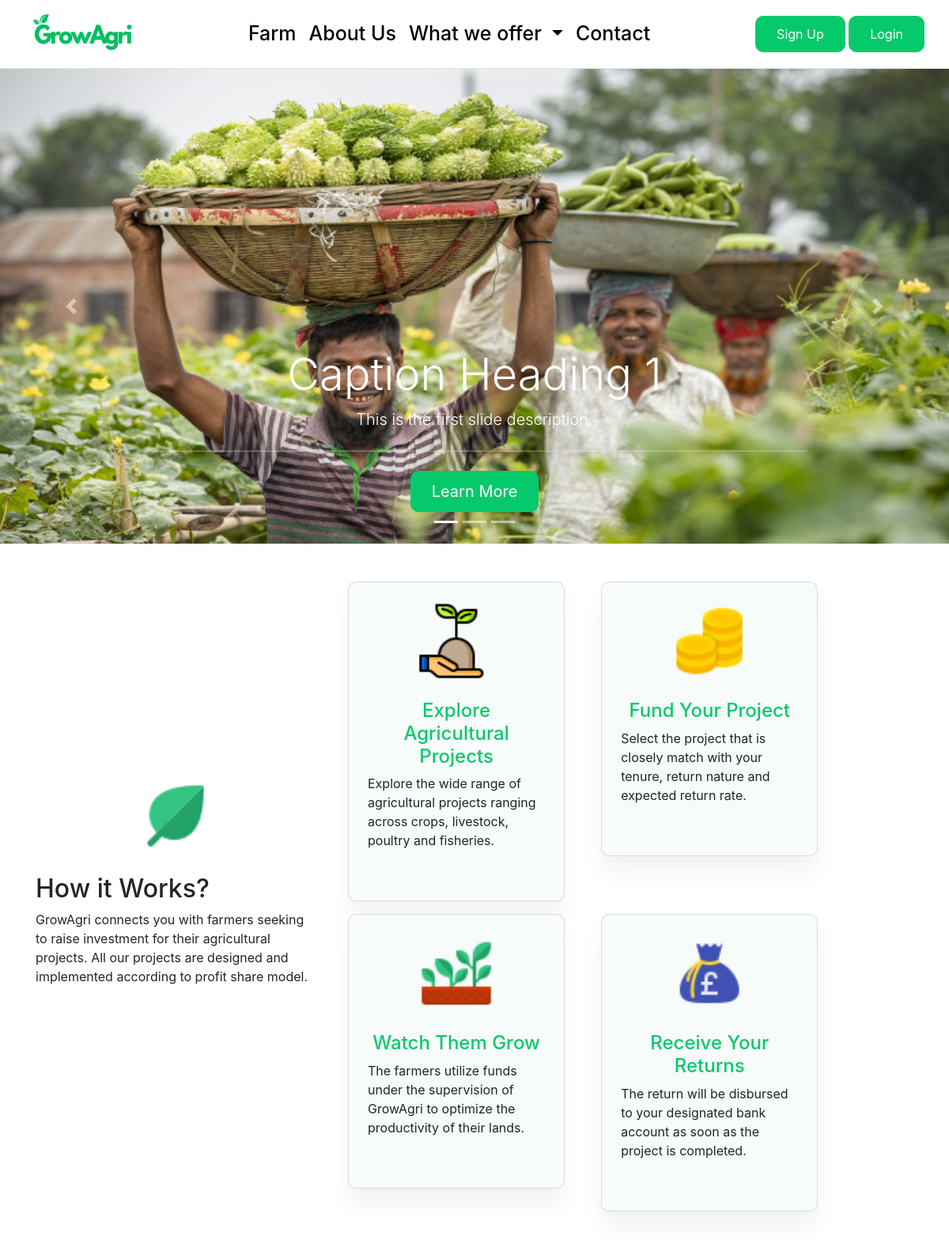
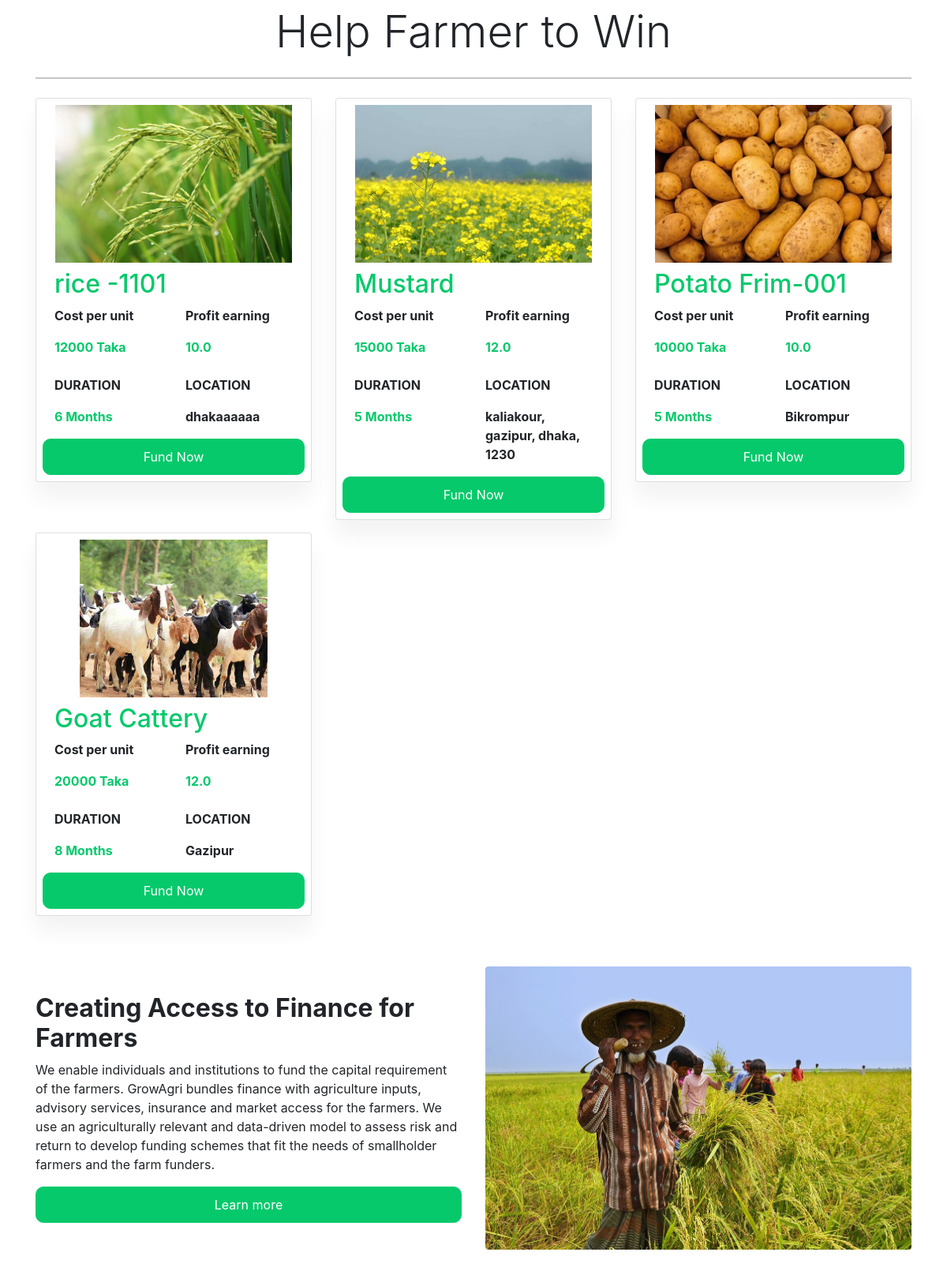
The page / (upper part) on the database its author committed (2 pictures, top to bottom).
### farm/models.py (models this page shows, shortened)
class Farm(models.Model):
    farm_name = models.CharField(max_length=200, unique=True)
    slug = models.SlugField(max_length=200, unique=True, blank=True)
    description = models.TextField(max_length=500, blank=True)
    price = models.IntegerField()
    images = models.ImageField(upload_to='photos/farm')
    stock = models.IntegerField()
    is_available = models.BooleanField(default=True)
    category = models.ForeignKey(CropType, on_delete=models.CASCADE)
    created_date = models.DateTimeField(auto_now_add=True)
    modified_date = models.DateTimeField(auto_now=True)
    campaign_status = models.CharField(max_length=20, choices=[('draft', 'Draft'), ('active', 'Active'), ('completed', 'Completed')], default='draft')
    location = models.CharField(max_length=200, default='')  # Location of the farm
    duration = models.IntegerField(default=None, null=True, blank=True)
    custom_percentage = models.FloatField(validators=[MinValueValidator(0)], null=True, blank=True)
    def get_url(self):
        crop_type_slug = self.category.slug
        return reverse('farm_detail', args=[crop_type_slug, self.slug])

### projects/views.py (the view)
# urls.py: 2. Add a URL to urlpatterns:  path('', views.home, name='home')
def home(request):
    farms = Farm.objects.all().filter(is_available=True)
    context ={
        'farms': farms,
    }
    return render(request, 'home.html', context)

### carts/context_processors.py (called while the page is built)
def counter(request):
    cart_count = 0
    if 'admin' in request.path:
        return {}
    else:
        try:
            cart = Cart.objects.filter(cart_id=_cart_id(request))
            if request.user.is_authenticated:
                cart_items = CartItem.objects.all().filter(user=request.user)
            else:
                cart_items = CartItem.objects.filter(cart=cart[:1])
            for cart_item in cart_items:
                cart_count += cart_item.quantity
        except Cart.DoesNotExist:
            cart_count = 0
    return {'cart_count': cart_count}

### carts/views.py (called while the page is built)
def _cart_id(request):
    cart = request.session.session_key
    if not cart:
        cart = request.session.create()
    return cart

### projects/context_processors.py (called while the page is built)
def menu_links(request):
    links = CropType.objects.all()
    return dict(links=links)

### templates/home.html (shortened to what this page needs)
{% extends "base.html" %}
{% load static %}
{% block content %}
<link rel="stylesheet" href="{% static 'css/style.css' %}">
    <div id="carouselExampleIndicators" class="carousel slide" data-ride="carousel">
        <ol class="carousel-indicators">
          <li data-target="#carouselExampleIndicators" data-slide-to="0" class="active"></li>
          <li data-target="#carouselExampleIndicators" data-slide-to="1"></li>
          <li data-target="#carouselExampleIndicators" data-slide-to="2"></li>
        </ol>
        <div class="carousel-inner ">
          <div class="carousel-item active">
            <img class="d-block w-100 img-fluid"  alt="Responsive image" src="{% static 'images/supply_chain.jpeg' %}" alt="First slide">
            <div class="carousel-caption d-md-block text-center">
              <h5 class= "display-4" > Caption Heading 1</h5>
              <p class="lead">This is the first slide description.</p>
              <hr class="my-4">
              <a href="#" class="btn btn-primary btn-lg  custom_button">Learn More</a>
            </div>
          </div>
        </div>
        <a class="carousel-control-prev" href="#carouselExampleIndicators" role="button" data-slide="prev">
          <span class="carousel-control-prev-icon" aria-hidden="true"></span>
        </a>
        <a class="carousel-control-next" href="#carouselExampleIndicators" role="button" data-slide="next">
          <span class="carousel-control-next-icon" aria-hidden="true"></span>
        </a>
      </div>
    <div class="container my-5">
        <div class="row">
            <div class="col-md-4 col-sm-12 d-flex flex-column align-items-center justify-content-center">
                <div>
                    <img src="{% static 'images/leaf.png' %}" class="leaf_image" alt="">
                </div>
                <div class="my-4">
                    <h2>How it Works?</h2>
                    <p class="">GrowAgri connects you with farmers seeking to raise investment for their agricultural projects. All our projects are designed and implemented according to profit share model. </p>
                </div>
            </div>
            <div class="col-md-8 col-sm-12">
                <div class="container">
                    <div class="row gap-3">
                        <div class="col-md-5 col-sm-12">
                            <div class="card p-4 gray_bg">
                                <div class="d-flex justify-content-center">
                                    <img src="{% static 'images/grow.png' %}" class="leaf_image" alt="">
                                </div>
                                <div class="my-4">
                                    <h4 class="text_color text-center">Explore Agricultural Projects</h4>
                                    <p class="">Explore the wide range of agricultural projects
                                        ranging across crops, livestock, poultry and
                                         fisheries.</p>
                                </div>
                            </div>
                        </div>
                        <div class="col-md-5 col-sm-12">
                            <div class="card p-4 gray_bg">
                                <div class="d-flex justify-content-center">
                                    <img src="{% static 'images/fund.png' %}" class="leaf_image" alt="">
                                </div>
                                <div class="my-4">
                                    <h4 class="text_color text-center">Fund Your Project
                                    </h4>
                                    <p class="">Select the project that is closely match with your
                                        tenure, return nature and expected return rate.</p>
                                </div>
                            </div>
                        </div>
                        <div class="col-md-5 col-sm-12">
                            <div class="card p-4 gray_bg">
                                <div class="d-flex justify-content-center">
                                    <img src="{% static 'images/plant_growing.png' %}" class="leaf_image" alt="">
                                </div>
                                <div class="my-4">
                                    <h4 class="text_color text-center">Watch Them Grow
                                    </h4>
                                    <p class="">The farmers utilize funds under the supervision
                                        of GrowAgri to optimize the productivity of
                                       their lands.</p>
                                </div>
                            </div>
                        </div>
                        <div class="col-md-5 col-sm-12">
                            <div class="card p-4 gray_bg">
                                <div class="d-flex justify-content-center">
                                    <img src="{% static 'images/return_fund.png' %}" class="leaf_image" alt="">
                                </div>
                                <div class="my-4">
                                    <h4 class="text_color text-center">Receive Your Returns</h4>
                                    <p class="">The return will be disbursed to your designated
                                        bank account as soon as the project is completed.</p>
                                </div>
                            </div>
                        </div>
                    </div>
                </div>
            </div>
        </div>
    </div>
    <div class="helping_farmer_container my-5">
        <div class="container">
            <div class="col text-center">
                <h3 class=" display-4">Help Farmer to Win</h3>
            </div>
            <hr class="my-4">
            <div class="row">
                {% for farm in farms %}
                <div class="col-md-4 col-sm-12 mb-3">
                    <div class="card p-2">
                        <div class="d-flex justify-content-center">
                            <a href="{{ farm.get_url }}">
                                <img src="{{ farm.images.url }}" height="200" alt="">
                            </a>
                        </div>
                        <div class="container my-2">
                            <h2 class="text_color">{{ farm.farm_name }}</h2>
                            <div class="row">
                                <div class="col-md-6 col-sm-12">
                                    <p class="fw-bold">Cost per unit</p>
                                    <p class="fw-bold text_color">{{ farm.price }} Taka</p>
                                </div>
                                <div class="col-md-6 col-sm-12">
                                    <p class="fw-bold">Profit earning</p>
                                    <p class="fw-bold text_color">{{ farm.custom_percentage }} </p>
                                </div>
                            </div>
                        </div>
                        <div class="container">
                            <div class="row">
                                <div class="col-md-6 col-sm-12">
                                    <p class="fw-bold">DURATION</p>
                                    <p class="fw-bold text_color"> {{ farm.duration }} Months</p>
                                </div>
                                <div class="col-md-6 col-sm-12">
                                    <p class="fw-bold">LOCATION</p>
                                    <p class="fw-bold">{{ farm.location }}</p>
                                </div>
                            </div>
                        </div>
                        <a href="{% url 'farm_detail' crop_slug=farm.category.slug farm_slug=farm.slug %}" class="btn btn-primary custom_button">Fund Now</a>
                    </div>
                </div>
                {% endfor %}
            </div>
        </div>
    </div>
    <div class="container my-5">
        <div class="row align-items-center">
            <div class="col-md-6 col-sm-12">
                <div class="d-flex flex-column h-100 justify-content-center">
                    <h2 class="fw-bold">Creating Access to Finance for Farmers</h2>
                    <p>We enable individuals and institutions to fund the capital requirement of the farmers. GrowAgri bundles finance with agriculture inputs, advisory services, insurance and market access for the farmers. We use an agriculturally relevant and data-driven model to assess risk and return to develop funding schemes that fit the needs of smallholder farmers and the farm funders.
                    </p>
                    <button class="custom_button">Learn more</button>
                </div>
            </div>
            <div class="col-md-6 col-sm-12">
                <img src="{% static 'images/bg.jpeg' %}" class="rounded" style="width: 100%;" alt="">
            </div>
        </div>
    </div>
 {% endblock content %}

### static/css/style.css (style rules this page uses)
.leaf_image { width: 100px; height: 100px; }
.custom_button { background-color: #06C96B; border: none; padding: 10px 26px; border-radius: 10px; color: white; border: 1px solid #06C96B; transition: 0.3s; }
.text_color { color: #06C96B; }
.gray_bg { background-color: #f7fbf9; border-radius: 10px; box-shadow: 0 0 2px rgba(79, 255, 103, 0.2); }
.card { box-shadow: 0 20px 27px 0 rgb(0 0 0 / 5%); }
.w-100 { width: 100% !important; height: 75vh; }

### rows shown on the page
Farm: images (picture), farm_name "rice -1101", price "12000", custom_percentage "10.0", duration "6", location "dhakaaaaaa"
Farm: images (picture), farm_name "Mustard", price "15000", custom_percentage "12.0", duration "5", location "kaliakour, gazipur, dhaka, 1230"
Farm: images (picture), farm_name "Potato Frim-001", price "10000", custom_percentage "10.0", duration "5", location "Bikrompur"
Farm: images (picture), farm_name "Goat Cattery", price "20000", custom_percentage "12.0", duration "8", location "Gazipur"
